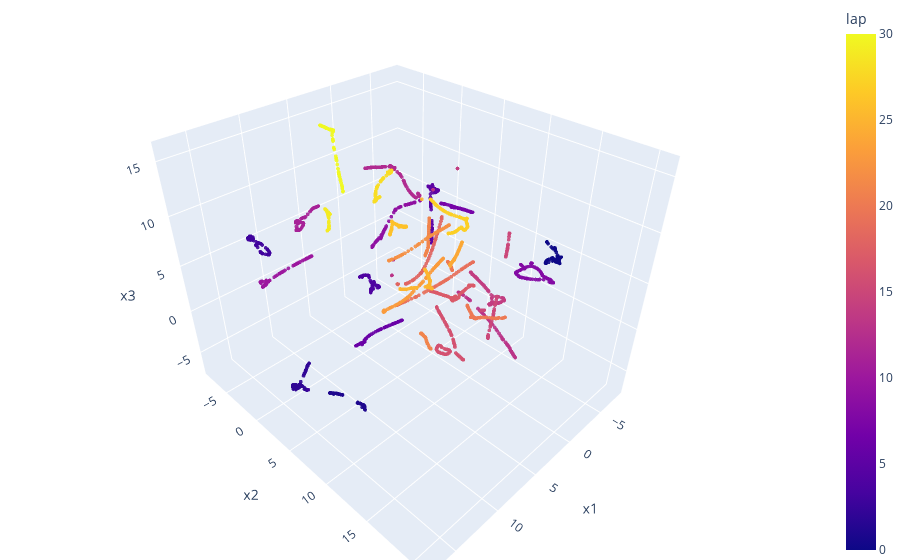

Source (notebook cell):
### Code cell
fig = px.scatter_3d(df, x='x1', y='x2', z='x3',
              color='lap', opacity=0.9)

fig.update_traces(marker_size=1.3)

# tight layout
fig.update_layout(margin=dict(l=0, r=0, b=0, t=0))
fig.show()

### Figure 1 — Plotly figure (JSON) as saved in the notebook; plotly's stock layout.template omitted (floating-point values rounded to 4 significant figures; data arrays with more than 128 entries replaced by an {"elided": "..."} marker saying what was removed)
{"data": [{"hovertemplate": "x1=%{x}<br>x2=%{y}<br>x3=%{z}<br>lap=%{marker.color}<extra></extra>", "legendgroup": "", "marker": {"color": {"elided": "2684 int values"}, "coloraxis": "coloraxis", "opacity": 0.9, "size": 1.3, "symbol": "circle"}, "mode": "markers", "name": "", "scene": "scene", "showlegend": false, "type": "scatter3d", "x": {"elided": "2684 float values"}, "y": {"elided": "2684 float values"}, "z": {"elided": "2684 float values"}}], "layout": {"coloraxis": {"colorbar": {"title": {"text": "lap"}}, "colorscale": [[0, "#0d0887"], [0.1111, "#46039f"], [0.2222, "#7201a8"], [0.3333, "#9c179e"], [0.4444, "#bd3786"], [0.5556, "#d8576b"], [0.6667, "#ed7953"], [0.7778, "#fb9f3a"], [0.8889, "#fdca26"], [1, "#f0f921"]]}, "legend": {"tracegroupgap": 0}, "margin": {"b": 0, "l": 0, "r": 0, "t": 0}, "scene": {"domain": {"x": [0, 1], "y": [0, 1]}, "xaxis": {"title": {"text": "x1"}}, "yaxis": {"title": {"text": "x2"}}, "zaxis": {"title": {"text": "x3"}}}}}
